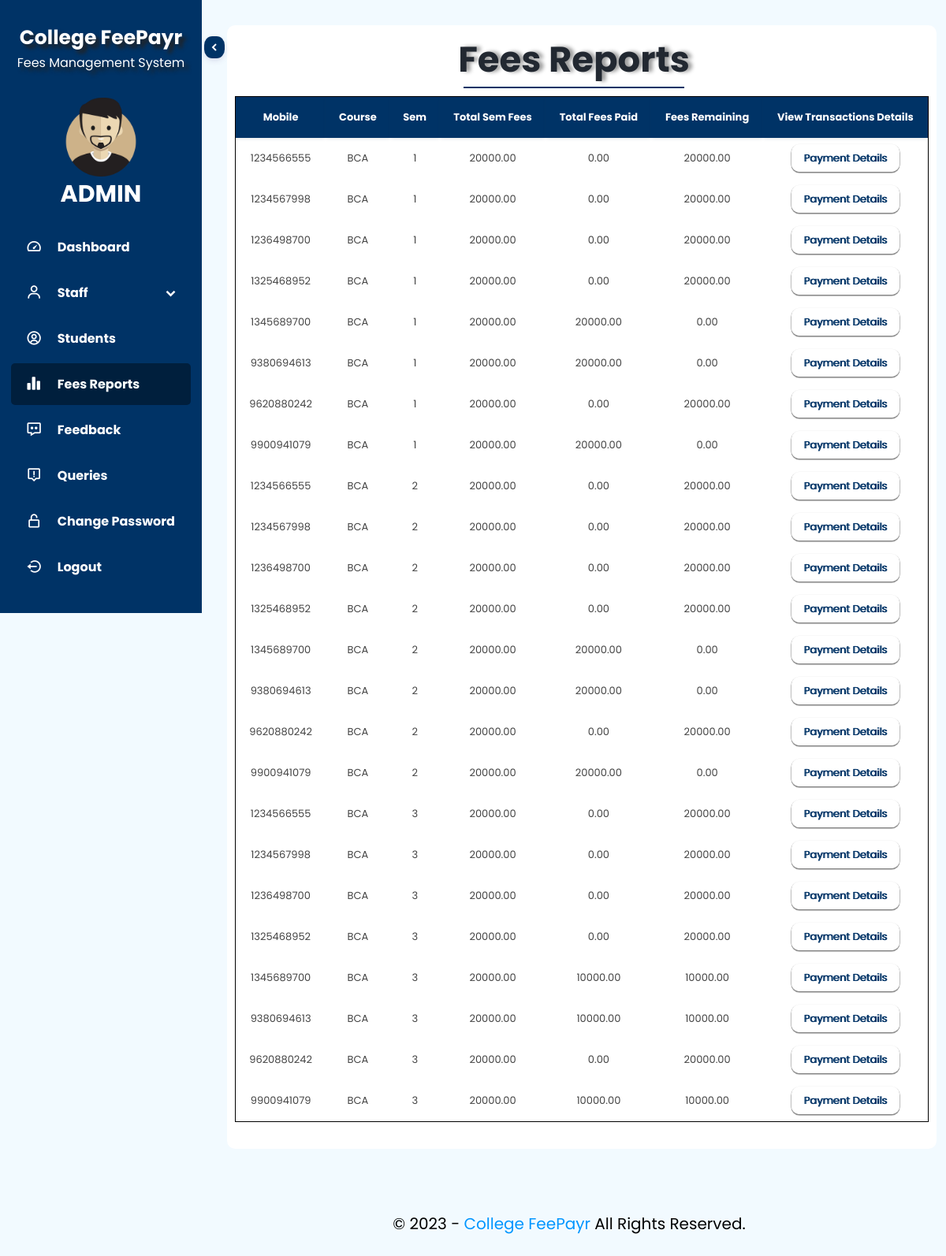
/AdminPages/admin_fees_report.php (signed in), run on the app's committed database.
### tables this page shows
CREATE TABLE `fees` (
  `f_id` int(20) NOT NULL,
  `mobile` bigint(10) NOT NULL,
  `course` varchar(20) NOT NULL,
  `sem` int(20) NOT NULL,
  `total_sem_fees` double(20,2) NOT NULL,
  `total_fees_paid` double(20,2) NOT NULL DEFAULT 0.00,
  `total_fees_remaining` double(20,2) NOT NULL DEFAULT 0.00
);

### AdminPages/admin_fees_report.php (the view, shortened to what this page needs)
<?php
if(isset($_SESSION['username']))
{
?>
<!DOCTYPE html>
<html lang="en">
  <head>
    <link
      href="https://unpkg.com/boxicons@2.1.4/css/boxicons.min.css"
      rel="stylesheet"
    />
    <link rel="stylesheet" href="./CSS/sidebar.css" />
    <link rel="stylesheet" href="./CSS/viewstaff.css">
  </head>
  <body>
    <nav>
      <div class="sidebar-top">
        <h3>College FeePayr</h3>
        <p>Fees Management System</p>
      </div>
      <div class="profile">
        <div class="pic">
          <img src="../SVG/ceo.png" alt="Admin" />
        </div>
        <p>ADMIN</p>
      </div>
      <div class="sidebar-links">
        <ul>
          <li>
            <a href="admin_home.php" data-active="0">
              <div class="icon">
                <i class="bx bx-tachometer"></i>
              </div>
              <span class="link hide">Dashboard</span>
            </a>
          </li>
          <li>
            <a href="#" data-active="1" class="staff">
              <div class="icon">
                <i class="bx bx-user"></i>
              </div>
              <span class="link hide">Staff</span>
              <i class="bx bxs-chevron-down left"></i>
            </a>
          </li>
          <li>
            <a href="admin_student.php" data-active="2">
              <div class="icon">
                <i class="bx bx-user-circle"></i>
              </div>
              <span class="link hide">Students</span>
            </a>
          </li>
          <li>
            <a href="#" data-active="3" class="active">
              <div class="icon">
                <i class="bx bxs-bar-chart-alt-2"></i>
              </div>
              <span class="link hide">Fees Reports</span>
            </a>
          </li>
          <li>
            <a href="admin_feedback.php" data-active="4">
              <div class="icon">
                <i class="bx bx-message-dots"></i>
              </div>
              <span class="link hide">Feedback</span>
            </a>
          </li>
          <li>
            <a href="admin_queries.php" data-active="5">
              <div class="icon">
                <i class="bx bx-message-alt-error"></i>
              </div>
              <span class="link hide">Queries</span>
            </a>
          </li>
          <li>
            <a href="admin_change_password.php" data-active="6">
              <div class="icon">
                <i class="bx bx-lock-open-alt"></i>
              </div>
              <span class="link hide">Change Password</span>
            </a>
          </li>
          <li>
            <a href="./logout.php" data-active="7">
              <div class="icon">
                <i class="bx bx-log-out-circle"></i>
              </div>
              <span class="link hide">Logout</span>
            </a>
          </li>
        </ul>
      </div>
    </nav>
    <main>
      <div class="vpmaincontainer">
        <div class="vpcontainer">
          <center>
            <h2><b>Fees Reports</b></h2>
          </center>
          <hr />
          <table>
            <tr>
              <th>Mobile</th>
              <th>Course</th>
              <th>Sem</th>
              <th>Total Sem Fees</th>
              <th>Total Fees Paid</th>
              <th>Fees Remaining</th>
              <th>View Transactions Details</th>
            </tr>
            <?php
              include('connect.php');
              $feesQuery = "select * from fees";
              $feesResult = mysqli_query($connect, $feesQuery) or die("Could not execute Query");
              while($feesRow = mysqli_fetch_array($feesResult))
              {
            ?>
                <tr>
                <td><?php echo $feesRow['mobile']; ?></td>
                <td><?php echo $feesRow['course']; ?></td>
                <td><?php echo $feesRow['sem']; ?></td>
                <td><?php echo $feesRow['total_sem_fees']; ?></td>
                <td><?php echo $feesRow['total_fees_paid']; ?></td>
                <td><?php echo $feesRow['total_fees_remaining']; ?></td>
                <td><a href="payment_details.php?mobile=<?php echo $feesRow['mobile'] ?>">Payment Details</a></td>
                </tr>
            <?php
              }
            ?>
          </table>
        </div>
      </div>
      <p class="copyright">
        &copy; 2023 - <span>College FeePayr</span> All Rights Reserved.
      </p>
    </main>
  </body>
</html>
<?php
}else{
  header("Location:../index.php");
  exit();
}
?>

### AdminPages/CSS/sidebar.css (style rules this page uses)
*, *::before, *::after { padding: 0; margin: 0; box-sizing: border-box; list-style: none; }
:root { --main-color: #003366; --main-color-dark: #00274e; --main-color-light: #004f9e; --text-color: #fff; }
body { font-family: "Poppins", sans-serif; overflow-x: hidden; background-color: rgba(0, 175, 255, 0.05); min-height: 100vh; display: flex; position: relative; }
nav { position: sticky; top: 0; left: 0; height: 100%; background-color: var(--main-color); width: 16rem; padding: 1.8rem 0.85rem; color: #fff; transition: width 0.5s ease; }
.sidebar-top h3 { font-size: 25px; text-shadow: 5px 5px 5px #222; }
.sidebar-top p { text-shadow: 5px 5px 5px #222; transition: 0.3s; }
.hide { transition: opacity 0.4s 0.2s; }
.sidebar-top { display: flex; flex-direction: column; align-items: center; position: relative; margin: 0 0 1rem 0; }
.profile .pic { margin-top: 2rem; display: flex; align-items: center; justify-content: center; }
.profile .pic img { width: 100px; height: 100px; transition: 0.5s ease; }
.profile p { color: #fff; margin-bottom: 1rem; text-align: center; font-weight: 601; font-size: 30px; transition: 0.5s ease; }
.sidebar-links { position: relative; }
.sidebar-links li { position: relative; padding: 2.5px 0; }
.sidebar-links a { color: var(--text-color); font-weight: 601; font-size: 1rem; display: flex; align-items: center; height: 53px; transition: 0.5s ease; border-radius: 5px; text-decoration: none; }
.icon { min-width: 3.7rem; display: grid; grid-template-columns: 1fr; grid-template-rows: 1fr; font-size: 1.3rem; text-align: center; }
.icon i { grid-column: 1 / 2; grid-row: 1 / 2; transition: 0.3s ease; }
.icon i:last-child { opacity: 0; color: #fff; }
.sidebar-links .active, .sidebar-links a:hover { color: #fff; }
.sidebar-links a .link { transition: opacity 0.3s 0.2, color 0.3s; }
.sidebar-links a.active i:last-child { opacity: 1; }
nav::before { content: ""; position: absolute; width: 2rem; height: 100%; top: 0; left: 100%; }
.staff { transition: 0.3s ease; cursor: pointer; }
.staff .left { margin-left: 95px; font-size: 20px; text-align: end; transition: 0.5s ease; }
a.active { background-color: rgb(0, 0, 0, 0.4); transition: background 0.5s ease; }
.copyright { margin-top: 10rem; font-size: 1.25rem; text-align: center; }
.copyright span { color: #7b3bfc; }

### AdminPages/CSS/viewstaff.css (style rules this page uses)
.vpmaincontainer { margin: 2rem 0 0 2rem; width: 75vw; min-height: 90vh; }
.vpcontainer { font-size: 13px; padding: 0 20px 0 0; margin-top: 10px; background-color: #fff; border-radius: 10px; height: 90vh; overflow: scroll; }
.vpcontainer h2 { margin-top: 10px; text-shadow: 5px 0px 5px rgba(0, 0, 0, 0.4); color: #222831; font-size: 45px; }
.vpcontainer hr { border: 1px solid #003366; margin-top: 0px; margin-bottom: 10px; margin-left: 300px; margin-right: 300px; }
.vpcontainer table { margin: 10px; border-collapse: collapse; width: 100%; border: 1px solid black; color: #444; transition: transform 0.2s; }
.vpcontainer th { text-align: center; padding: 16px; background-color: #003366; color: white; box-shadow: 0 2px 4px -1px rgba(57, 76, 96, .15); }
.vpcontainer td { text-align: center; padding: 16px; }
.vpcontainer tr { cursor: pointer; }
.copyright { margin-top: 80px; text-align: center; font-size: 1.25rem; }
.copyright { margin-bottom: 2.5rem; }
.copyright span { color: #0096FF; }
table a { text-decoration: none; padding: 0.5rem 1rem; background-color: #fff; box-shadow: 0 1px 1px 0.5px gray; text-shadow: 1px 0px 0px; color: #003366; border-radius: 10px; }

### data on the page
fees: mobile "1234566555", course "BCA", sem "1", total_sem_fees "20000.00", total_fees_paid "0.00", total_fees_remaining "20000.00"
fees: mobile "1234567998", course "BCA", sem "1", total_sem_fees "20000.00", total_fees_paid "0.00", total_fees_remaining "20000.00"
fees: mobile "1236498700", course "BCA", sem "1", total_sem_fees "20000.00", total_fees_paid "0.00", total_fees_remaining "20000.00"
fees: mobile "1325468952", course "BCA", sem "1", total_sem_fees "20000.00", total_fees_paid "0.00", total_fees_remaining "20000.00"
fees: mobile "1345689700", course "BCA", sem "1", total_sem_fees "20000.00", total_fees_paid "20000.00", total_fees_remaining "0.00"
fees: mobile "9380694613", course "BCA", sem "1", total_sem_fees "20000.00", total_fees_paid "20000.00", total_fees_remaining "0.00"
fees: mobile "9620880242", course "BCA", sem "1", total_sem_fees "20000.00", total_fees_paid "0.00", total_fees_remaining "20000.00"
fees: mobile "9900941079", course "BCA", sem "1", total_sem_fees "20000.00", total_fees_paid "20000.00", total_fees_remaining "0.00"
fees: mobile "1234566555", course "BCA", sem "2", total_sem_fees "20000.00", total_fees_paid "0.00", total_fees_remaining "20000.00"
fees: mobile "1234567998", course "BCA", sem "2", total_sem_fees "20000.00", total_fees_paid "0.00", total_fees_remaining "20000.00"
fees: mobile "1236498700", course "BCA", sem "2", total_sem_fees "20000.00", total_fees_paid "0.00", total_fees_remaining "20000.00"
fees: mobile "1325468952", course "BCA", sem "2", total_sem_fees "20000.00", total_fees_paid "0.00", total_fees_remaining "20000.00"
fees: mobile "1345689700", course "BCA", sem "2", total_sem_fees "20000.00", total_fees_paid "20000.00", total_fees_remaining "0.00"
fees: mobile "9380694613", course "BCA", sem "2", total_sem_fees "20000.00", total_fees_paid "20000.00", total_fees_remaining "0.00"
fees: mobile "9620880242", course "BCA", sem "2", total_sem_fees "20000.00", total_fees_paid "0.00", total_fees_remaining "20000.00"
fees: mobile "9900941079", course "BCA", sem "2", total_sem_fees "20000.00", total_fees_paid "20000.00", total_fees_remaining "0.00"
fees: mobile "1234566555", course "BCA", sem "3", total_sem_fees "20000.00", total_fees_paid "0.00", total_fees_remaining "20000.00"
fees: mobile "1234567998", course "BCA", sem "3", total_sem_fees "20000.00", total_fees_paid "0.00", total_fees_remaining "20000.00"
fees: mobile "1236498700", course "BCA", sem "3", total_sem_fees "20000.00", total_fees_paid "0.00", total_fees_remaining "20000.00"
fees: mobile "1325468952", course "BCA", sem "3", total_sem_fees "20000.00", total_fees_paid "0.00", total_fees_remaining "20000.00"
fees: mobile "1345689700", course "BCA", sem "3", total_sem_fees "20000.00", total_fees_paid "10000.00", total_fees_remaining "10000.00"
fees: mobile "9380694613", course "BCA", sem "3", total_sem_fees "20000.00", total_fees_paid "10000.00", total_fees_remaining "10000.00"
fees: mobile "9620880242", course "BCA", sem "3", total_sem_fees "20000.00", total_fees_paid "0.00", total_fees_remaining "20000.00"
fees: mobile "9900941079", course "BCA", sem "3", total_sem_fees "20000.00", total_fees_paid "10000.00", total_fees_remaining "10000.00"
